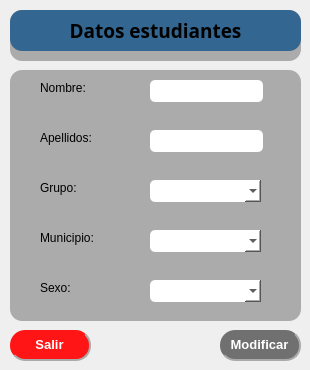
<?xml version="1.0" encoding="UTF-8"?>
<ui version="4.0">
 <class>DialogModificarEstudiante</class>
 <widget class="QDialog" name="DialogModificarEstudiante">
  <property name="geometry">
   <rect>
    <x>0</x>
    <y>0</y>
    <width>310</width>
    <height>370</height>
   </rect>
  </property>
  <property name="minimumSize">
   <size>
    <width>310</width>
    <height>370</height>
   </size>
  </property>
  <property name="maximumSize">
   <size>
    <width>310</width>
    <height>370</height>
   </size>
  </property>
  <property name="windowTitle">
   <string>Dialog</string>
  </property>
  <property name="styleSheet">
   <string notr="true">
QPushButton{

border-radius:15px;
color: rgb(255, 255, 255);
	background-color: rgb(112, 112, 112);
border-right:2px solid rgb(170, 170, 170);
border-bottom:2px solid rgb(170, 170, 170);
}


QPushButton:hover{
border-right:1px solid rgb(170, 170, 170);
border-bottom:1px solid rgb(170, 170, 170)

}
QPushButton:pressed{
border:0px;

}



QLineEdit:hover{
border:2px solid rgb(79, 173, 255);
}
QLineEdit:focus{
border-bottom:2px solid rgb(75, 75, 75);
 
}</string>
  </property>
  <widget class="QFrame" name="frame">
   <property name="geometry">
    <rect>
     <x>10</x>
     <y>10</y>
     <width>291</width>
     <height>51</height>
    </rect>
   </property>
   <property name="sizePolicy">
    <sizepolicy hsizetype="Minimum" vsizetype="Expanding">
     <horstretch>0</horstretch>
     <verstretch>0</verstretch>
    </sizepolicy>
   </property>
   <property name="styleSheet">
    <string notr="true">background-color: rgb(171, 171, 171);
border-radius:12px</string>
   </property>
   <property name="frameShape">
    <enum>QFrame::StyledPanel</enum>
   </property>
   <property name="frameShadow">
    <enum>QFrame::Raised</enum>
   </property>
   <widget class="QLabel" name="label">
    <property name="geometry">
     <rect>
      <x>0</x>
      <y>0</y>
      <width>291</width>
      <height>41</height>
     </rect>
    </property>
    <property name="font">
     <font>
      <family>Yu Gothic UI Semibold</family>
      <pointsize>14</pointsize>
      <weight>75</weight>
      <bold>true</bold>
     </font>
    </property>
    <property name="styleSheet">
     <string notr="true">background-color: rgb(51, 103, 145);</string>
    </property>
    <property name="text">
     <string>Datos estudiantes</string>
    </property>
    <property name="alignment">
     <set>Qt::AlignCenter</set>
    </property>
   </widget>
  </widget>
  <widget class="QFrame" name="frame_2">
   <property name="geometry">
    <rect>
     <x>10</x>
     <y>70</y>
     <width>291</width>
     <height>251</height>
    </rect>
   </property>
   <property name="styleSheet">
    <string notr="true">background-color: rgb(171, 171, 171);
border-radius:12px</string>
   </property>
   <property name="frameShape">
    <enum>QFrame::StyledPanel</enum>
   </property>
   <property name="frameShadow">
    <enum>QFrame::Raised</enum>
   </property>
   <widget class="QLabel" name="label_2">
    <property name="geometry">
     <rect>
      <x>30</x>
      <y>10</y>
      <width>55</width>
      <height>16</height>
     </rect>
    </property>
    <property name="text">
     <string>Nombre:</string>
    </property>
   </widget>
   <widget class="QLineEdit" name="lineEditNombre">
    <property name="geometry">
     <rect>
      <x>140</x>
      <y>10</y>
      <width>113</width>
      <height>22</height>
     </rect>
    </property>
    <property name="styleSheet">
     <string notr="true">background-color: rgb(255, 255, 255);
border-radius:5px</string>
    </property>
   </widget>
   <widget class="QLabel" name="label_3">
    <property name="geometry">
     <rect>
      <x>30</x>
      <y>60</y>
      <width>55</width>
      <height>16</height>
     </rect>
    </property>
    <property name="text">
     <string>Apellidos:</string>
    </property>
   </widget>
   <widget class="QLabel" name="label_4">
    <property name="geometry">
     <rect>
      <x>30</x>
      <y>110</y>
      <width>55</width>
      <height>16</height>
     </rect>
    </property>
    <property name="text">
     <string>Grupo:</string>
    </property>
   </widget>
   <widget class="QLabel" name="label_5">
    <property name="geometry">
     <rect>
      <x>30</x>
      <y>160</y>
      <width>55</width>
      <height>16</height>
     </rect>
    </property>
    <property name="text">
     <string>Municipio:</string>
    </property>
   </widget>
   <widget class="QLabel" name="label_6">
    <property name="geometry">
     <rect>
      <x>30</x>
      <y>210</y>
      <width>55</width>
      <height>16</height>
     </rect>
    </property>
    <property name="text">
     <string>Sexo:</string>
    </property>
   </widget>
   <widget class="QLineEdit" name="lineEditApellidos">
    <property name="geometry">
     <rect>
      <x>140</x>
      <y>60</y>
      <width>113</width>
      <height>22</height>
     </rect>
    </property>
    <property name="sizePolicy">
     <sizepolicy hsizetype="Fixed" vsizetype="Fixed">
      <horstretch>0</horstretch>
      <verstretch>0</verstretch>
     </sizepolicy>
    </property>
    <property name="styleSheet">
     <string notr="true">background-color: rgb(255, 255, 255);
border-radius:5px</string>
    </property>
   </widget>
   <widget class="QComboBox" name="comboBoxGrupos">
    <property name="geometry">
     <rect>
      <x>140</x>
      <y>110</y>
      <width>111</width>
      <height>22</height>
     </rect>
    </property>
    <property name="styleSheet">
     <string notr="true">background-color: rgb(255, 255, 255);
border-radius:5px</string>
    </property>
   </widget>
   <widget class="QComboBox" name="comboBoxMunicipio">
    <property name="geometry">
     <rect>
      <x>140</x>
      <y>160</y>
      <width>111</width>
      <height>22</height>
     </rect>
    </property>
    <property name="styleSheet">
     <string notr="true">background-color: rgb(255, 255, 255);
border-radius:5px</string>
    </property>
   </widget>
   <widget class="QComboBox" name="comboBoxSexo">
    <property name="geometry">
     <rect>
      <x>140</x>
      <y>210</y>
      <width>111</width>
      <height>22</height>
     </rect>
    </property>
    <property name="styleSheet">
     <string notr="true">background-color: rgb(255, 255, 255);
border-radius:5px</string>
    </property>
   </widget>
  </widget>
  <widget class="QPushButton" name="pushButtonSalir">
   <property name="geometry">
    <rect>
     <x>10</x>
     <y>330</y>
     <width>81</width>
     <height>31</height>
    </rect>
   </property>
   <property name="font">
    <font>
     <family>Arial</family>
     <pointsize>10</pointsize>
     <weight>75</weight>
     <bold>true</bold>
    </font>
   </property>
   <property name="styleSheet">
    <string notr="true">background-color: rgb(255, 21, 21);</string>
   </property>
   <property name="text">
    <string>Salir</string>
   </property>
  </widget>
  <widget class="QPushButton" name="pushButtonInsertar">
   <property name="geometry">
    <rect>
     <x>220</x>
     <y>330</y>
     <width>81</width>
     <height>31</height>
    </rect>
   </property>
   <property name="font">
    <font>
     <family>Arial</family>
     <pointsize>10</pointsize>
     <weight>75</weight>
     <bold>true</bold>
    </font>
   </property>
   <property name="styleSheet">
    <string notr="true"/>
   </property>
   <property name="text">
    <string>Modificar</string>
   </property>
  </widget>
 </widget>
 <tabstops>
  <tabstop>lineEditNombre</tabstop>
  <tabstop>lineEditApellidos</tabstop>
  <tabstop>comboBoxGrupos</tabstop>
  <tabstop>comboBoxMunicipio</tabstop>
  <tabstop>comboBoxSexo</tabstop>
  <tabstop>pushButtonInsertar</tabstop>
  <tabstop>pushButtonSalir</tabstop>
 </tabstops>
 <resources/>
 <connections/>
</ui>
